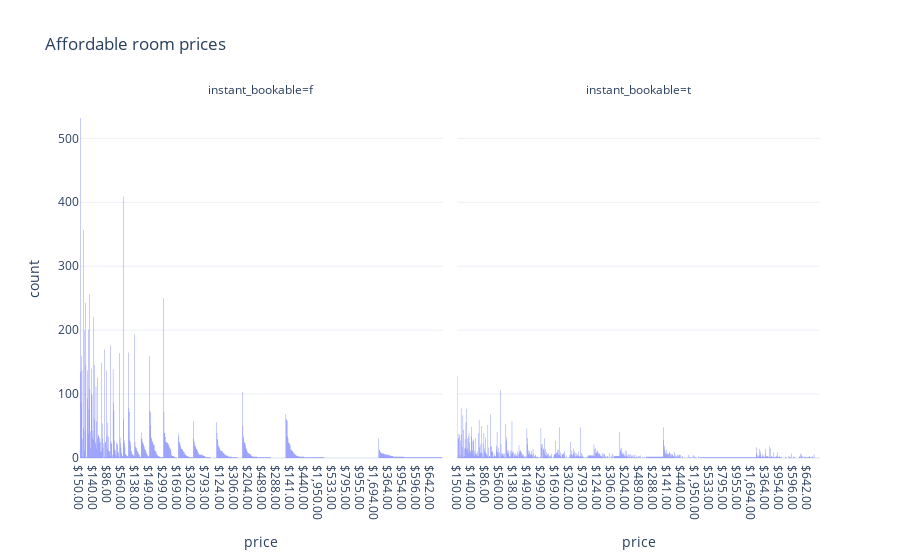

Source (notebook cell):
### Code cell
room_graph = px.histogram(abnb_manhattan_df, x="price", title="Affordable room prices",facet_col = "instant_bookable",
                       template="plotly_white").update_xaxes(categoryorder = "total descending")
room_graph.show()

### Figure 1 — Plotly figure (JSON) as saved in the notebook; plotly's stock layout.template omitted (floating-point values rounded to 4 significant figures; data arrays with more than 128 entries replaced by an {"elided": "..."} marker saying what was removed)
{"data": [{"alignmentgroup": "True", "bingroup": "x", "hovertemplate": "instant_bookable=f<br>price=%{x}<br>count=%{y}<extra></extra>", "legendgroup": "", "marker": {"color": "#636efa", "pattern": {"shape": ""}}, "name": "", "offsetgroup": "", "orientation": "v", "showlegend": false, "type": "histogram", "x": {"elided": "11789 str values"}, "xaxis": "x", "yaxis": "y"}, {"alignmentgroup": "True", "bingroup": "x", "hovertemplate": "instant_bookable=t<br>price=%{x}<br>count=%{y}<extra></extra>", "legendgroup": "", "marker": {"color": "#636efa", "pattern": {"shape": ""}}, "name": "", "offsetgroup": "", "orientation": "v", "showlegend": false, "type": "histogram", "x": {"elided": "4836 str values"}, "xaxis": "x2", "yaxis": "y2"}], "layout": {"annotations": [{"font": {}, "showarrow": false, "text": "instant_bookable=f", "x": 0.245, "xanchor": "center", "xref": "paper", "y": 1, "yanchor": "bottom", "yref": "paper"}, {"font": {}, "showarrow": false, "text": "instant_bookable=t", "x": 0.755, "xanchor": "center", "xref": "paper", "y": 1, "yanchor": "bottom", "yref": "paper"}], "barmode": "relative", "legend": {"tracegroupgap": 0}, "title": {"text": "Affordable room prices"}, "xaxis": {"anchor": "y", "categoryorder": "total descending", "domain": [0, 0.49], "title": {"text": "price"}}, "xaxis2": {"anchor": "y2", "categoryorder": "total descending", "domain": [0.51, 1], "matches": "x", "title": {"text": "price"}}, "yaxis": {"anchor": "x", "domain": [0, 1], "title": {"text": "count"}}, "yaxis2": {"anchor": "x2", "domain": [0, 1], "matches": "y", "showticklabels": false}}}
